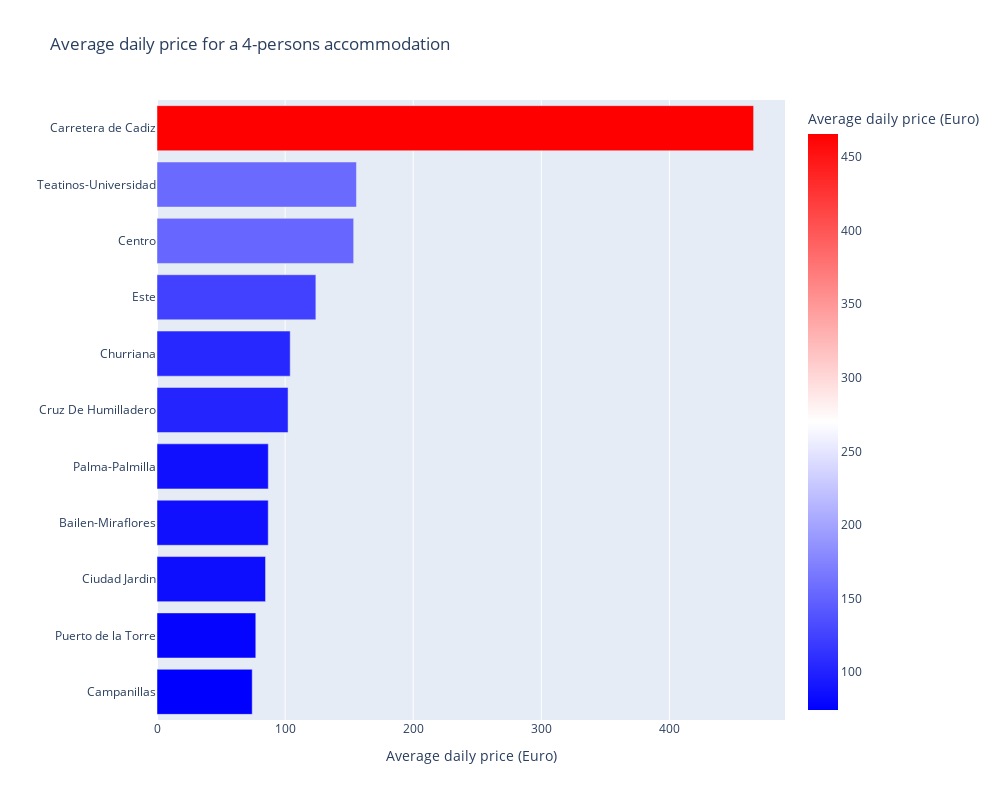

This figure's notebook cell:
### Code cell
import plotly.express as px

feq_reset = feq.reset_index()

fig = px.bar(feq_reset, y='neighbourhood', x='price', orientation='h',
             title="Average daily price for a 4-persons accommodation",
             labels={'price': 'Average daily price (Euro)', 'neighbourhood': ''},
             height=800, width=1000,
             color='price',
             color_continuous_scale=[(0, 'blue'), (0.5, 'white'), (1, 'red')])

fig.show()

### Figure 1 — Plotly figure (JSON) as saved in the notebook; plotly's stock layout.template omitted (floating-point values rounded to 4 significant figures)
{"data": [{"alignmentgroup": "True", "hovertemplate": "Average daily price (Euro)=%{marker.color}<br>=%{y}<extra></extra>", "legendgroup": "", "marker": {"color": [74.33, 77.12, 84.73, 86.83, 86.89, 102.3, 104.0, 124.0, 153.5, 155.7, 465.7], "coloraxis": "coloraxis", "pattern": {"shape": ""}}, "name": "", "offsetgroup": "", "orientation": "h", "showlegend": false, "textposition": "auto", "type": "bar", "x": [74.33, 77.12, 84.73, 86.83, 86.89, 102.3, 104.0, 124.0, 153.5, 155.7, 465.7], "xaxis": "x", "y": ["Campanillas", "Puerto de la Torre", "Ciudad Jardin", "Bailen-Miraflores", "Palma-Palmilla", "Cruz De Humilladero", "Churriana", "Este", "Centro", "Teatinos-Universidad", "Carretera de Cadiz"], "yaxis": "y"}], "layout": {"barmode": "relative", "coloraxis": {"colorbar": {"title": {"text": "Average daily price (Euro)"}}, "colorscale": [[0, "blue"], [0.5, "white"], [1, "red"]]}, "height": 800, "legend": {"tracegroupgap": 0}, "title": {"text": "Average daily price for a 4-persons accommodation"}, "width": 1000, "xaxis": {"anchor": "y", "domain": [0, 1], "title": {"text": "Average daily price (Euro)"}}, "yaxis": {"anchor": "x", "domain": [0, 1], "title": {"text": ""}}}}
